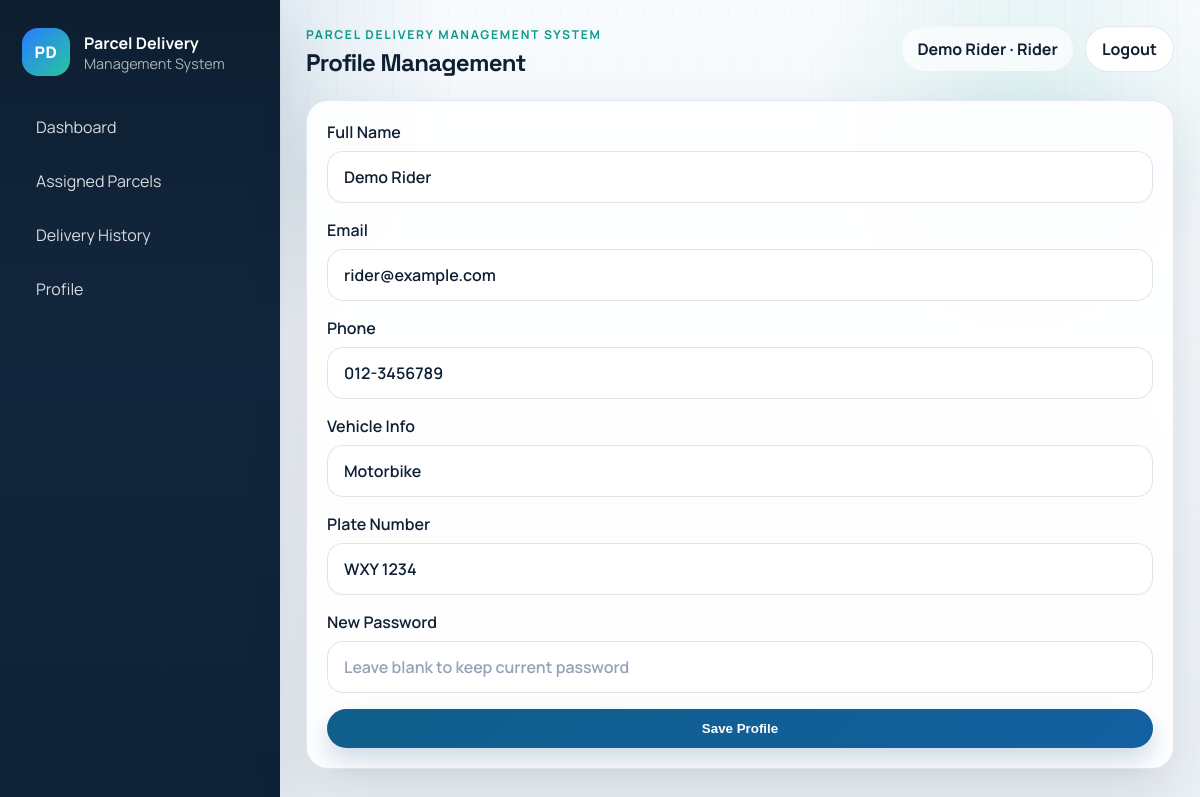
Screenshot of /rider/profile.php (signed in) with the database file from the repository.
### tables this page shows
CREATE TABLE users (
    id INT UNSIGNED AUTO_INCREMENT PRIMARY KEY,
    name VARCHAR(120) NOT NULL,
    email VARCHAR(180) NOT NULL UNIQUE,
    password_hash VARCHAR(255) NOT NULL,
    role ENUM('admin', 'rider') NOT NULL DEFAULT 'rider',
    status ENUM('active', 'inactive') NOT NULL DEFAULT 'active',
    created_at TIMESTAMP DEFAULT CURRENT_TIMESTAMP,
    updated_at TIMESTAMP DEFAULT CURRENT_TIMESTAMP ON UPDATE CURRENT_TIMESTAMP
);

CREATE TABLE riders (
    id INT UNSIGNED AUTO_INCREMENT PRIMARY KEY,
    user_id INT UNSIGNED NOT NULL UNIQUE,
    phone VARCHAR(40) DEFAULT NULL,
    vehicle_info VARCHAR(160) DEFAULT NULL,
    plate_number VARCHAR(60) DEFAULT NULL,
    current_status ENUM('online', 'offline') NOT NULL DEFAULT 'offline',
    latitude DECIMAL(10, 7) DEFAULT NULL,
    longitude DECIMAL(10, 7) DEFAULT NULL,
    last_location_at DATETIME DEFAULT NULL,
    created_at TIMESTAMP DEFAULT CURRENT_TIMESTAMP,
    updated_at TIMESTAMP DEFAULT CURRENT_TIMESTAMP ON UPDATE CURRENT_TIMESTAMP,
    CONSTRAINT fk_riders_user FOREIGN KEY (user_id) REFERENCES users(id) ON DELETE CASCADE
);

### includes/functions.php (called while the page is built, shortened)
<?php
require_once __DIR__ . '/../config/database.php';
function e(?string $value): string
{
    return htmlspecialchars($value ?? '', ENT_QUOTES, 'UTF-8');
}
function app_base_url(): string
{
    $scriptName = $_SERVER['SCRIPT_NAME'] ?? '';
    $path = str_replace('\\', '/', dirname($scriptName));
    $segments = array_values(array_filter(explode('/', trim($path, '/')), static fn ($segment) => $segment !== ''));
    return '/' . $segments[0];
}
function url(string $path = ''): string
{
    $base = app_base_url();
    return $base . '/' . ltrim($path, '/');
}
function current_user(): ?array
{
    static $cachedUser = null;
    if (is_array($cachedUser) && (int) $cachedUser['id'] === (int) $_SESSION['user_id']) {
        return $cachedUser;
    }
    $stmt = db()->prepare('SELECT id, name, email, role, status FROM users WHERE id = ? LIMIT 1');
    $stmt->execute([$_SESSION['user_id']]);
    $user = $stmt->fetch();
    $cachedUser = $user ?: null;
    return $cachedUser;
}
function is_logged_in(): bool
{
    return current_user() !== null;
}
function require_login(): void
{
    if (!is_logged_in()) {
        redirect('auth/login.php');
    }
}
function require_role(string $role): void
{
    require_login();
}
function old(string $key, string $default = ''): string
{
    return isset($_SESSION['old'][$key]) ? (string) $_SESSION['old'][$key] : $default;
}

### config/database.php (called while the page is built, shortened)
<?php
function db(): PDO
{
    static $pdo = null;
    if ($pdo instanceof PDO) {
        return $pdo;
    }
    $dsn = 'mysql:host=' . DB_HOST . ';dbname=' . DB_NAME . ';charset=utf8mb4';
    $pdo = new PDO($dsn, DB_USER, DB_PASS, [
        PDO::ATTR_ERRMODE => PDO::ERRMODE_EXCEPTION,
        PDO::ATTR_DEFAULT_FETCH_MODE => PDO::FETCH_ASSOC,
        PDO::ATTR_EMULATE_PREPARES => false,
    ]);
    return $pdo;
}

### rider/profile.php (the view, shortened to what this page needs)
<?php
require_once __DIR__ . '/../includes/functions.php';
require_role('rider');
$user = current_user();
$stmt = db()->prepare('SELECT u.name, u.email, r.phone, r.vehicle_info, r.plate_number FROM users u INNER JOIN riders r ON r.user_id = u.id WHERE u.id = ? LIMIT 1');
$stmt->execute([$user['id']]);
$profile = $stmt->fetch();
$pageTitle = 'Profile Management';
include __DIR__ . '/../includes/header.php';
?>
<div class="panel">
    <form method="post" class="stack-form">
        <label>Full Name<input type="text" name="name" value="<?= e(old('name', $profile['name'] ?? '')) ?>" required></label>
        <label>Email<input type="email" name="email" value="<?= e(old('email', $profile['email'] ?? '')) ?>" required></label>
        <label>Phone<input type="text" name="phone" value="<?= e(old('phone', $profile['phone'] ?? '')) ?>"></label>
        <label>Vehicle Info<input type="text" name="vehicle_info" value="<?= e(old('vehicle_info', $profile['vehicle_info'] ?? '')) ?>"></label>
        <label>Plate Number<input type="text" name="plate_number" value="<?= e(old('plate_number', $profile['plate_number'] ?? '')) ?>"></label>
        <label>New Password<input type="password" name="password" placeholder="Leave blank to keep current password"></label>
        <button class="primary-button" type="submit">Save Profile</button>
    </form>
</div>
<?php include __DIR__ . '/../includes/footer.php'; ?>

### includes/header.php (shortened to what this page needs)
<?php
require_once __DIR__ . '/functions.php';
$user = current_user();
$pageTitle = $pageTitle ?? APP_NAME;
?>
<!DOCTYPE html>
<html lang="en">
<head>
    <link rel="stylesheet" href="<?= url('assets/css/style.css') ?>">
</head>
<body data-user-role="<?= e($user['role'] ?? 'guest') ?>" data-page="<?= $user ? 'app' : 'auth' ?>" data-base-url="<?= e(app_base_url()) ?>">
<div class="app-shell">
    <?php if ($user): ?>
        <?php include __DIR__ . '/sidebar.php'; ?>
    <?php endif; ?>
    <main class="app-main">
        <header class="topbar">
            <div>
                <p class="eyebrow"><?= e(APP_NAME) ?></p>
                <h1><?= e($pageTitle) ?></h1>
            </div>
            <div class="topbar-actions">
                <?php if ($user): ?>
                    <span class="user-pill"><?= e($user['name']) ?> · <?= e(ucfirst($user['role'])) ?></span>
                    <a class="link-button" href="<?= url('auth/logout.php') ?>">Logout</a>
                <?php endif; ?>
            </div>
        </header>
        <section class="content-area">

### assets/css/style.css (style rules this page uses)
:root { --bg: #edf2f7; --bg-soft: #f7fafc; --panel: rgba(255, 255, 255, 0.9); --panel-strong: #ffffff; --panel-alt: #f8fbff; --text: #102033; --muted: #64748b; --line: rgba(148, 163, 184, 0.25); --primary: #0f5e8a; --primary-dark: #0a3553; --accent: #0f9a8a; --warning: #d97706; --danger: #c24141; --success: #17784d; --shadow: 0 24px 60px rgba(15, 31, 53, 0.12); --shadow-soft: 0 10px 30px rgba(15, 31, 53, 0.07); --radius: 22px; --display-font: 'Space Grotesk', sans-serif; --body-font: 'Manrope', sans-serif; }
* { box-sizing: border-box; }
html { min-height: 100%; }
html, body { margin: 0; min-height: 100%; background: radial-gradient(circle at 15% 10%, rgba(15, 94, 138, 0.16), transparent 22%), radial-gradient(circle at 85% 15%, rgba(15, 154, 138, 0.12), transparent 18%), linear-gradient(180deg, #f8fbfe 0%, var(--bg) 100%); color: var(--text); font-family: var(--body-font); overflow-x: hidden; }
body::before { content: ''; position: fixed; inset: 0; pointer-events: none; background-image: linear-gradient(rgba(16, 32, 51, 0.03) 1px, transparent 1px), linear-gradient(90deg, rgba(16, 32, 51, 0.03) 1px, transparent 1px); background-size: 28px 28px; mask-image: linear-gradient(180deg, rgba(0, 0, 0, 0.45), transparent 85%); }
a { color: inherit; text-decoration: none; }
.app-shell { display: grid; grid-template-columns: 280px 1fr; min-height: 100vh; }
.app-main { padding: 26px; }
.topbar { display: flex; justify-content: space-between; align-items: flex-start; gap: 16px; margin-bottom: 22px; }
.topbar h1 { margin: 4px 0 0; font-size: clamp(1.4rem, 2vw, 2rem); font-family: var(--display-font); letter-spacing: -0.03em; }
.eyebrow { margin: 0; text-transform: uppercase; letter-spacing: .14em; font-size: .76rem; font-weight: 700; color: var(--accent); }
.topbar-actions { display: flex; gap: 12px; flex-wrap: wrap; align-items: center; }
.user-pill, .link-button, .primary-button, .secondary-button, .danger-button, .status-pill { border-radius: 999px; font-weight: 700; border: 1px solid transparent; }
.user-pill { padding: 10px 14px; background: rgba(255,255,255,.7); }
.link-button, .primary-button, .secondary-button, .danger-button { padding: 11px 16px; cursor: pointer; display: inline-flex; align-items: center; justify-content: center; gap: 8px; }
.link-button, .secondary-button { background: #fff; border-color: var(--line); color: var(--text); }
.primary-button { background: linear-gradient(135deg, var(--primary), #1460a1); color: #fff; box-shadow: 0 12px 24px rgba(15, 76, 129, 0.2); }
.content-area { display: grid; gap: 18px; }
.panel { background: var(--panel); backdrop-filter: blur(14px); border: 1px solid var(--line); border-radius: var(--radius); box-shadow: var(--shadow); padding: 20px; }
.stack-form { display: grid; gap: 16px; }
.stack-form label { display: grid; gap: 8px; font-weight: 600; color: var(--text); }
input, select, textarea { width: 100%; padding: 14px 16px; border: 1px solid rgba(148, 163, 184, 0.28); border-radius: 16px; font: inherit; color: var(--text); background: rgba(255,255,255,0.9); box-shadow: inset 0 1px 0 rgba(255,255,255,0.6); transition: border-color .18s ease, box-shadow .18s ease, transform .18s ease; }
input::placeholder, textarea::placeholder { color: #94a3b8; }

### rows the page displays
users: name "Demo Rider", role "Rider"
riders: name "Demo Rider", email "rider@example.com", phone "012-3456789", vehicle_info "Motorbike", plate_number "WXY 1234"

### other values shown
APP_NAME "PARCEL DELIVERY MANAGEMENT SYSTEM"
$pageTitle "Profile Management"
